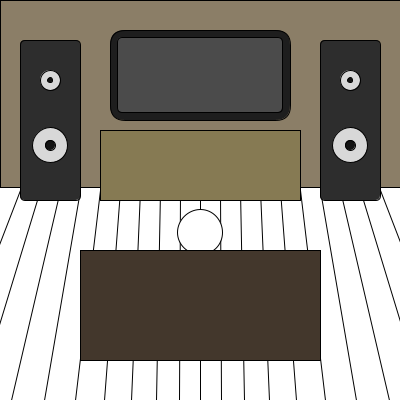
Frame 1 (no input)
Frame 60 (the mouse pressed at the canvas centre just before this capture): identical to frame 1, image omitted
Frame 120 (the mouse held since frame 60 and released just before this capture): identical to frame 1, image omitted

The Processing sketch that drew this single still picture (run headless with seeded random() and noise(); from frame 60 on, the mouse is pressed at the canvas centre):

// Processing sketch: processing_136267
// ── processing_136267.pde

void setup() {
  size (400, 400);
}
int time = 0;
int totalTime = 50;

int xPos = 200; // Person starting x pos.
int yPos = 232; // Person starting y pos.
Speaker speaker1 = new Speaker();
TV tv1 = new TV();

void draw() {
  background(255);
  drawWall();
  drawFloor();
  speaker1.drawSpeakers();
  tv1.drawTv();
  drawTvStand();
  drawPerson();
  drawCouch();
  drawTime();
}

void drawTime() {
  time++;
  if (time > totalTime) {
   tv1.changeChannel(); 
    time = 0; 
  }
}

void mouseClicked() {
  tv1.tvOnOff();
}

void keyPressed() {
}

void drawWall() {
  fill(139, 126, 103); // wall
  rect(0, 0, width, 187);
}

void drawFloor() {
  for (int i = 0; i < 10; i++) { //left floor
    line(200-20*i, 190, 200-(20+i)*i, 400);
  }
  for (int i = 1; i < 10; i++) { // right floor
    line(200+20*i, 190, 200+(20+i)*i, 400);
  }
}

void drawTvStand() {
  fill(134, 122, 83);
  rect(100, 130, 200, 70, 0); // tv stand
}

void drawPerson() {
  fill(255);
  ellipse(xPos, yPos, 45, 45);// person
}

void drawCouch() {
  fill(67, 55, 44);
  rect(80, 250, 240, 110);// couch
}

class Channel {
  int R; 
  int G;
  int B;
  
  Channel(int tempR, int tempG, int tempB) {
    R = tempR;
    G = tempG;
    B = tempB;
  }

  void setR(int inputR) {
    R = inputR;
  }
  void setG(int inputG) {
    G = inputG;
  }
  void setB(int inputB) {
    B = inputB;
  }
  void drawScreen() {
    fill(R, G, B); 
    rect(117, 37, 165, 75, 5); //screen
  }
}

class Speaker {
  void drawSpeakers() {
    fill(45);
    rect(20, 40, 60, 160, 5); //left speaker
    fill(216, 216, 216);
    ellipse(50, 80, 20, 20); // Tweeter
    ellipse(50, 145, 35, 35); //Woofer
    fill(20);
    ellipse(50, 145, 10, 10); // small woofer
    ellipse(50, 80, 5, 5); // small tweeter

    fill(45);
    rect(320, 40, 60, 160, 5); //right speaker
    fill(216, 216, 216);
    ellipse(350, 80, 20, 20); // tweeter
    ellipse(350, 145, 35, 35); //woofer
    fill(20);
    ellipse(350, 145, 10, 10); //small woofer
    ellipse(350, 80, 5, 5); // small tweeter
  }
}  

class TV {
  Channel[] listOfChannels = new Channel[10];
  int currentChannel = 0;

  TV() {
    createChannels();
  }



  void drawTv() {
    fill(30);
    rect(110, 30, 180, 90, 15); // tv
    listOfChannels[currentChannel].drawScreen();
  }

  void tvOnOff() { 
    if (currentChannel == 0) {
      currentChannel = 1;
    } 
    else {
      currentChannel = 0;
    }
  }
  void createChannels() {
    Channel off = new Channel(75, 75, 75);
    listOfChannels[0] = off;


    for (int i = 1; i < listOfChannels.length; i++) {
      Channel temp = new Channel((int)random(255), (int)random(255), (int)random(255));

      listOfChannels[i] = temp;
    }

  }

  void changeChannel() {
    if (currentChannel != 0) {
      currentChannel++;
      if(currentChannel == 10) {
        currentChannel = 1;
      }
    }
  }
}
